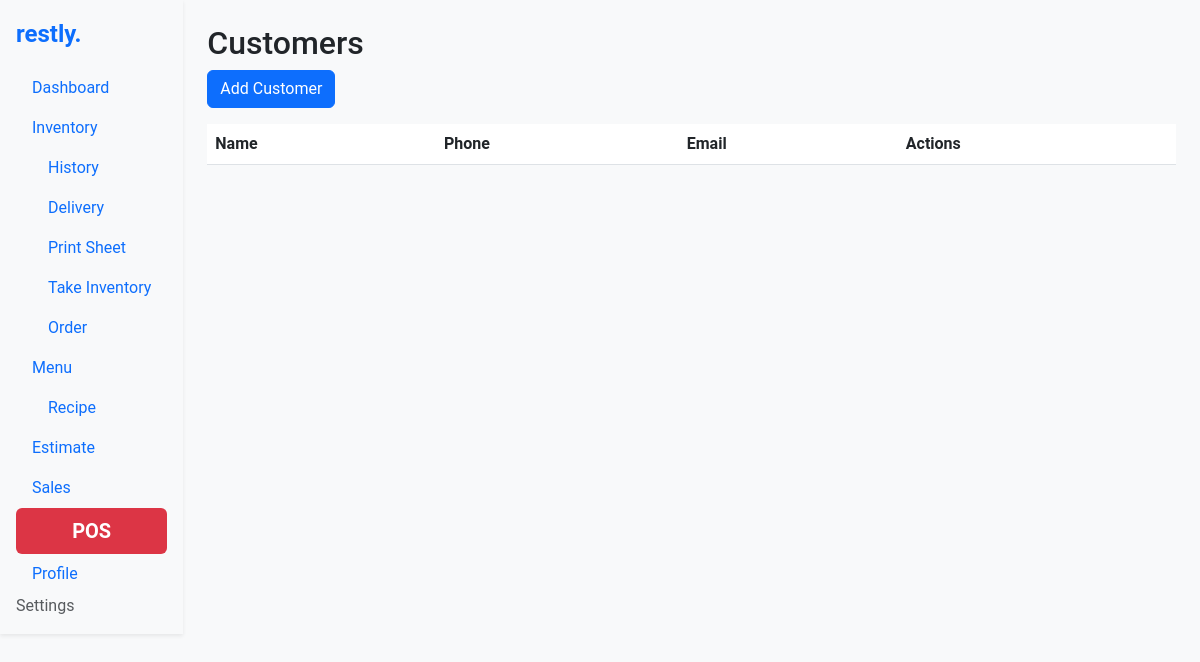
The page /accounts/customers/ on the database as committed earlier.
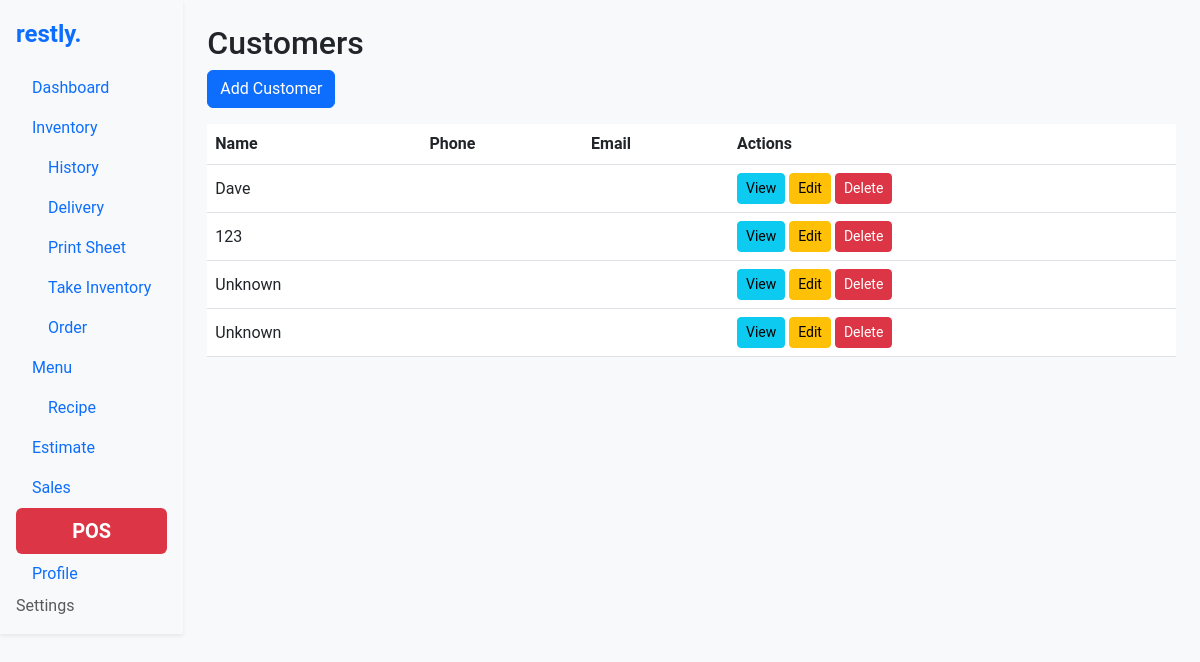
The same page on the database as committed later.
### accounts/models.py (models this page shows, shortened)
class Customer(models.Model):
    name = models.CharField(max_length=255, default="Unknown", verbose_name="Customer Name")
    phone = models.CharField(max_length=15, null=True, blank=True, verbose_name="Phone Number")
    email = models.EmailField(null=True, blank=True, verbose_name="Email Address")
    address = models.TextField(null=True, blank=True, verbose_name="Address")
    allergens = models.TextField(null=True, blank=True, verbose_name="Allergens")
    notes = models.TextField(null=True, blank=True, verbose_name="Notes")

### accounts/views.py (the view)
# urls.py: path("customers/", views.customer_list, name="customer_list"),
def customer_list(request):
    customers = Customer.objects.all()
    return render(request, "customers/customer_list.html", {"customers": customers})

### accounts/templates/customers/customer_list.html
{% extends "base.html" %}
{% block content %}
<h2>Customers</h2>
<a href="{% url 'customer_create' %}" class="btn btn-primary mb-3">Add Customer</a>
<table class="table">
    <thead>
        <tr>
            <th>Name</th>
            <th>Phone</th>
            <th>Email</th>
            <th>Actions</th>
        </tr>
    </thead>
    <tbody>
        {% for customer in customers %}
        <tr>
            <td>{{ customer.name }}</td>
            <td>{{ customer.phone }}</td>
            <td>{{ customer.email }}</td>
            <td>
                <a href="{% url 'customer_detail' customer.id %}" class="btn btn-info btn-sm">View</a>
                <a href="{% url 'customer_edit' customer.id %}" class="btn btn-warning btn-sm">Edit</a>
                <a href="{% url 'customer_delete' customer.id %}" class="btn btn-danger btn-sm">Delete</a>
            </td>
        </tr>
        {% endfor %}
    </tbody>
</table>
{% endblock %}

Rows that differ between the two databases and show on the page:
added Customer: name "Dave"
added Customer: name "123"
added Customer: name "Unknown"
added Customer: name "Unknown"
